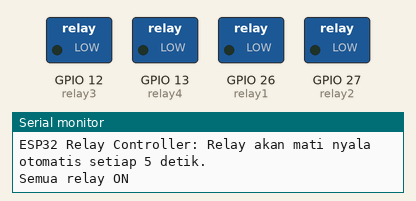
The sketch below on a simulated ESP32. On the bench: switched loads named in the sketch (green lamp = pin HIGH), the last lines printed to the serial monitor.

Above: at 2.5 s.
At 7.5 s:
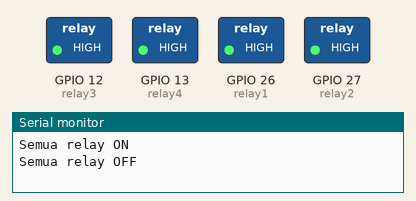
Timing chart, 0 to 13.0 s (numbered marks = the images above):
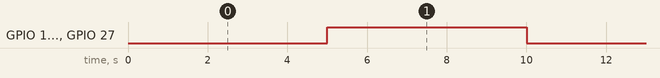

The sketch:

1.Relay_4ch_Based.ino
```cpp
// Urutan pin relay harus sama dengan urutan pada relay
// Pin relay
const int relay1 = 26;    //pin1
const int relay2 = 27;    //pin2
const int relay3 = 12;    //pin3
const int relay4 = 13;    //pin4

void setup() {
  // Inisialisasi pin relay sebagai output
  pinMode(relay1, OUTPUT);
  pinMode(relay2, OUTPUT);
  pinMode(relay3, OUTPUT);
  pinMode(relay4, OUTPUT);

  // Pastikan relay dimulai dalam keadaan mati
  digitalWrite(relay1, HIGH);
  digitalWrite(relay2, HIGH);
  digitalWrite(relay3, HIGH);
  digitalWrite(relay4, HIGH);

  // Inisialisasi komunikasi serial
  Serial.begin(115200);
  Serial.println("ESP32 Relay Controller: Relay akan mati nyala otomatis setiap 5 detik.");

}

void loop() {
  // Nyala semua relay
  digitalWrite(relay1, LOW);
  digitalWrite(relay2, LOW);
  digitalWrite(relay3, LOW);
  digitalWrite(relay4, LOW);
  Serial.println("Semua relay ON");
  delay(5000); // Tunggu 5 detik

  // Mati semua relay
  digitalWrite(relay1, HIGH);
  digitalWrite(relay2, HIGH);
  digitalWrite(relay3, HIGH);
  digitalWrite(relay4, HIGH);
  Serial.println("Semua relay OFF");
  delay(5000); // Tunggu 5 detik
}
```

Measured:
- by itself, GPIO 12 (relay3), GPIO 13 (relay4), GPIO 26 (relay1), GPIO 27 (relay2): alternates HIGH for 5.0 s and LOW for 5.0 s
